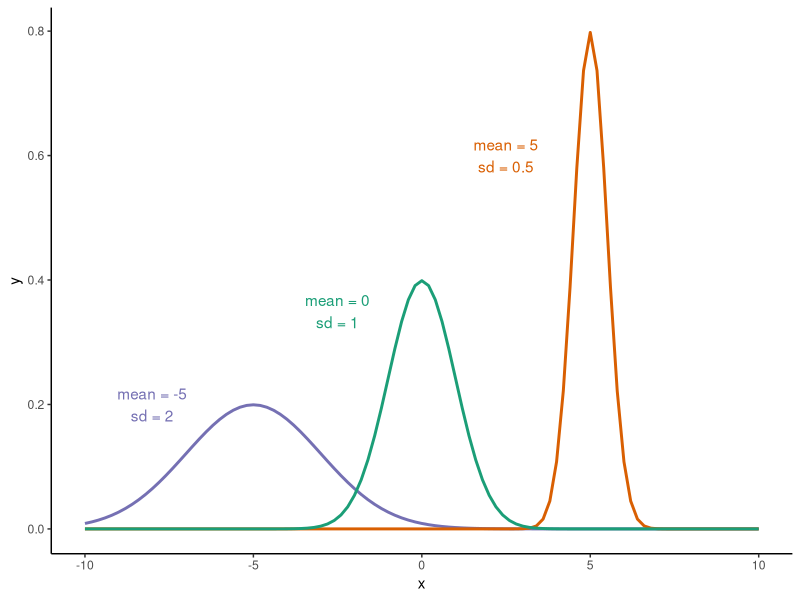

This chart was generated by the following R code:
# script for plot of normal curves with differing means and sds
library(tidyverse)

png("../fig/normal-curves.png")
ggplot(data.frame(x = c(-10, 10)), aes(x = x)) +
  stat_function(fun = dnorm, args = list(-5, 2), color = "#7570b3", lwd=1) +
  stat_function(fun = dnorm, args = list(5, 0.5), color = "#d95f02", lwd=1) +
  stat_function(fun = dnorm, color = "#1b9e77", lwd=1) + 
  theme_classic() + 
  annotate('text', x = -8, y = 0.2, label= "mean = -5\nsd = 2", color = "#7570b3") + 
  annotate('text', x = -2.5, y = 0.35, label= "mean = 0\nsd = 1", color = "#1b9e77")  + 
  annotate('text', x = 2.5, y = 0.6, label= "mean = 5\nsd = 0.5", color = "#d95f02")
dev.off()
